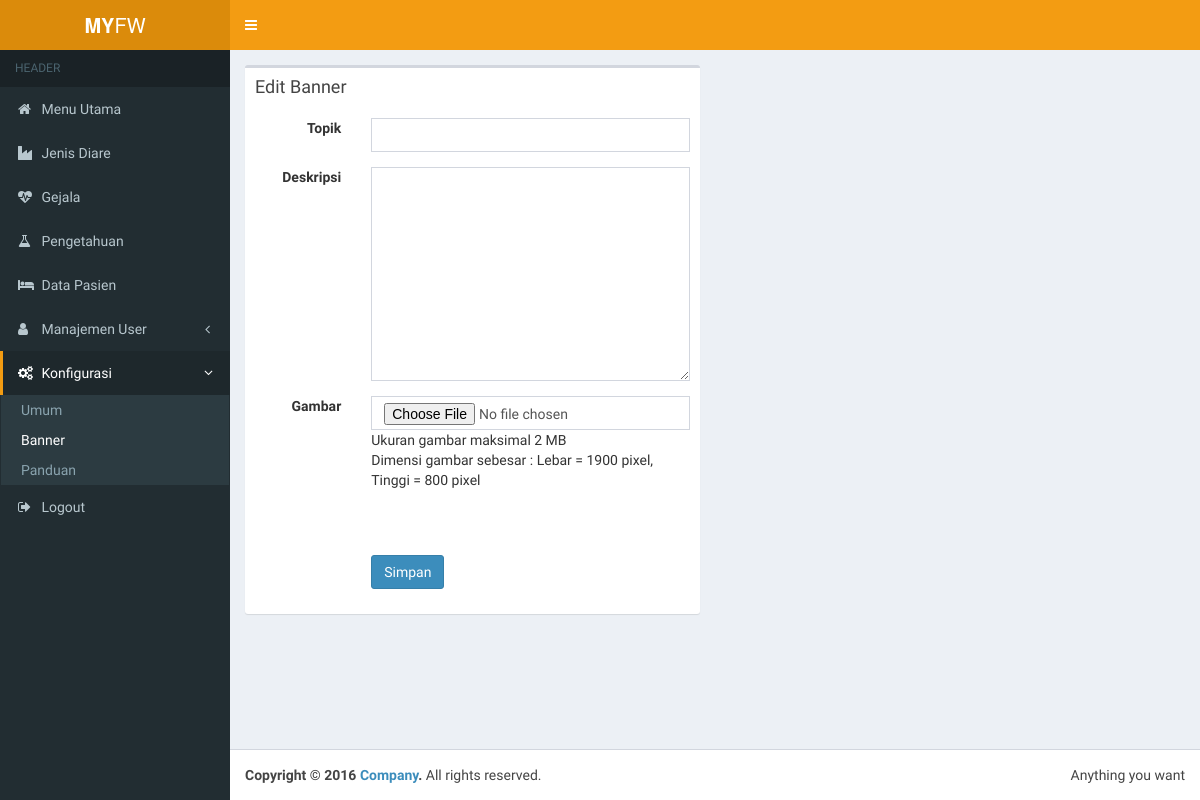
The page /admin/konfigurasi/banner (signed in) on the database as committed earlier.
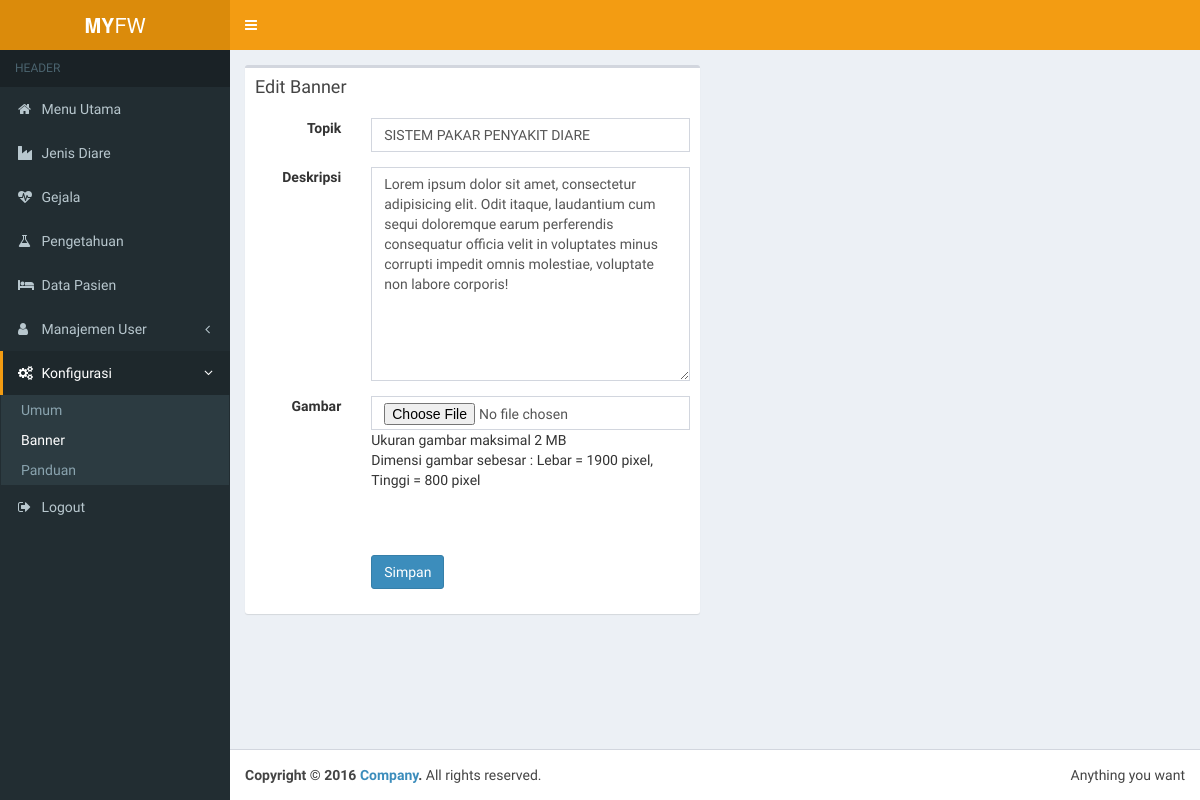
The same page on the database as committed later.
### tables this page shows
CREATE TABLE `tbl_konfigurasi` (
  `id_konfigurasi` int(1) NOT NULL,
  `nama_instansi` varchar(100) NOT NULL,
  `nama_pimpinan` varchar(100) NOT NULL,
  `provinsi` varchar(128) NOT NULL,
  `kabupaten` varchar(128) NOT NULL,
  `kecamatan` varchar(128) NOT NULL,
  `alamat` text NOT NULL,
  `kontak_person` varchar(20) NOT NULL,
  `head_panduan` text NOT NULL,
  `panduan` text NOT NULL,
  `banner` varchar(200) NOT NULL,
  `topik_banner` text NOT NULL,
  `deskripsi_banner` text NOT NULL
);

### application/modules/admin/views/layout/wrapper.php (called while the page is built)
<?php require_once('head.php') ?>
<?php require_once('header.php') ?>
<?php require_once('nav.php') ?>
<?php require_once('content.php') ?>
<?php require_once('footer.php') ?>

### application/modules/admin/controllers/Konfigurasi.php (called while the page is built, shortened)
<?php
class Konfigurasi extends CI_Controller
{
    public function banner()
    {
        $konfigurasi = $this->Crud_model->listingOne('tbl_konfigurasi', 'id_konfigurasi', '1');
        $data = [
            'konfigurasi'   => $konfigurasi,
            'content'       => 'admin/konfigurasi/banner'
        ];
        $this->load->view('admin/layout/wrapper', $data, FALSE);
    }
}

### index.php (called while the page is built, shortened)
<?php
require_once BASEPATH.'core/CodeIgniter.php';

### application/modules/admin/views/layout/content.php (called while the page is built)
<?php
if ($content) {
    $this->load->view($content);
} else {
    echo "halaman tidak ditemukan";
}

### application/models/Crud_model.php (called while the page is built, shortened)
<?php
class Crud_model extends CI_Model
{
    public function listingOne($table, $field, $where)
    {
        $query = $this->db->select('*')
            ->from($table)
            ->where($field, $where)
            ->get();
        return $query->row();
    }
}

### application/modules/admin/views/konfigurasi/banner.php (the view, shortened to what this page needs)
<div class="row">
  <div class="col-md-6">
    <div class="box">
      <div class="box-header">
        <h3 class="box-title">Edit Banner</h3>
      </div>
      <div class="box-body">
        <?= form_open_multipart(base_url('admin/konfigurasi/banner')) ?>
        <form action="" method="post">
          <div class="form-group">
            <div class="row">
              <div class="col-md-3">
                <label for="" class="pull-right">Topik</label>
              </div>
              <div class="col-md-9">
                <input type="text" name="topik_banner" class="form-control" value="<?= $konfigurasi->topik_banner ?>">
              </div>
            </div>
          </div>
          <div class="form-group">
            <div class="row">
              <div class="col-md-3">
                <label for="" class="pull-right">Deskripsi</label>
              </div>
              <div class="col-md-9">
                <textarea name="deskripsi_banner" class="form-control" id="" cols="30" rows="10"><?= $konfigurasi->deskripsi_banner ?></textarea>
              </div>
            </div>
          </div>
          <div class="form-group">
            <div class="row">
              <div class="col-md-3">
                <label for="" class="pull-right">Gambar</label>
              </div>
              <div class="col-md-9">
                <input type="file" class="form-control" name="banner">
                <p>
                  Ukuran gambar maksimal 2 MB <br>
                  Dimensi gambar sebesar : Lebar = 1900 pixel, Tinggi = 800 pixel
                </p>
                <br>
              </div>
            </div>
          </div>
          <div class="form-group">
            <div class="row">
              <div class="col-md-3">
              </div>
              <div class="col-md-9">
                <button type="submit" class="btn btn-primary">Simpan</button>
              </div>
            </div>
          </div>
        </form>
        <?= form_close() ?>
      </div>
    </div>
  </div>
</div>

### application/third_party/MX/Loader.php (shortened to what this page needs)
<?php (defined('BASEPATH')) or exit('No direct script access allowed');
class MX_Loader extends CI_Loader
{
	protected $_module;
	public $_ci_cached_vars = array();
	public function initialize($controller = NULL)
	{
		$this->_module = CI::$APP->router->fetch_module();
	}
	public function database($params = '', $return = FALSE, $query_builder = NULL)
	{
		CI::$APP->db = DB($params, $query_builder);
		return $this;
	}
	public function view($view, $vars = array(), $return = FALSE)
	{
		list($path, $_view) = Modules::find($view, $this->_module, 'views/');
		if ($path != FALSE) {
			$this->_ci_view_paths = array($path => TRUE) + $this->_ci_view_paths;
			$view = $_view;
		}
		if (method_exists($this, '_ci_object_to_array')) {
			return $this->_ci_load(array('_ci_view' => $view, '_ci_vars' => $this->_ci_object_to_array($vars), '_ci_return' => $return));
		} else {
			return $this->_ci_load(array('_ci_view' => $view, '_ci_vars' => $this->_ci_prepare_view_vars($vars), '_ci_return' => $return));
		}
	}
	public function __get($class)
	{
		return (isset($this->controller)) ? $this->controller->$class : CI::$APP->$class;
	}
	public function _ci_load($_ci_data)
	{
		extract($_ci_data);
		if (isset($_ci_view)) {
			$_ci_path = '';
			$_ci_file = (pathinfo($_ci_view, PATHINFO_EXTENSION)) ? $_ci_view : $_ci_view . EXT;
			foreach ($this->_ci_view_paths as $path => $cascade) {
				if (file_exists($view = $path . $_ci_file)) {
					$_ci_path = $view;
					break;
				}
			}
		} elseif (isset($_ci_path)) {
			$_ci_file = basename($_ci_path);
			if (!file_exists($_ci_path)) $_ci_path = '';
		}
		if (isset($_ci_vars))
			$this->_ci_cached_vars = array_merge($this->_ci_cached_vars, (array)$_ci_vars);
		extract($this->_ci_cached_vars);
		if ((bool)@ini_get('short_open_tag') === FALSE && CI::$APP->config->item('rewrite_short_tags') == TRUE) {
			echo eval('?>' . preg_replace("/;*\s*\?>/", "; ?>", str_replace('<?=', '<?php echo ', file_get_contents($_ci_path))));
		} else {
			include($_ci_path);
		}
		if (ob_get_level() > $this->_ci_ob_level + 1) {
			ob_end_flush();
		} else {
			CI::$APP->output->append_output(ob_get_clean());
		}
	}
}

### application/modules/admin/views/layout/head.php (shortened to what this page needs)
<?php $konfigurasi = $this->Crud_model->listingOne('tbl_konfigurasi', 'id_konfigurasi', '1'); ?>
<!DOCTYPE html>
<html>
<head>
  <link rel="stylesheet" href="<?= base_url('assets/admin/') ?>bower_components/bootstrap/dist/css/bootstrap.min.css">
  <link rel="stylesheet" href="<?= base_url('assets/admin/') ?>bower_components/font-awesome/css/font-awesome.min.css">
  <link rel="stylesheet" href="<?= base_url('assets/admin/') ?>bower_components/Ionicons/css/ionicons.min.css">
  <link rel="stylesheet" href="<?= base_url('assets/admin/') ?>bower_components/datatables.net-bs/css/dataTables.bootstrap.min.css">
  <link rel="stylesheet" href="<?= base_url('assets/admin/') ?>bower_components/select2/dist/css/select2.min.css">
  <link rel="stylesheet" href="<?= base_url('assets/admin/') ?>dist/css/AdminLTE.min.css">
  <link rel="stylesheet" href="<?= base_url('assets/admin/') ?>dist/css/skins/skin-yellow.min.css">
</head>
<body class="hold-transition skin-yellow sidebar-mini">
  <div class="wrapper">

### application/modules/admin/views/layout/header.php (shortened to what this page needs)
<header class="main-header">
    <a href="#" class="logo">
        <span class="logo-lg"><b>MY</b>FW</span>
    </a>
    <nav class="navbar navbar-static-top" role="navigation">
        <a href="#" class="sidebar-toggle" data-toggle="push-menu" role="button">
        </a>
        <div class="navbar-custom-menu">
            <ul class="nav navbar-nav">
                <li class="dropdown user user-menu">
                    <a href="#" class="dropdown-toggle" data-toggle="dropdown">
                    </a>
                </li>
            </ul>
        </div>
    </nav>
</header>

### application/modules/admin/views/layout/nav.php (shortened to what this page needs)
<aside class="main-sidebar">
    <section class="sidebar">
        <ul class="sidebar-menu" data-widget="tree">
            <li class="header">HEADER</li>
            <li class="<?php if ($this->uri->segment(2) == "dashboard") {
                            echo "active";
                        }
                        ?>"><a href="<?php echo base_url('admin/dashboard')
                                        ?>"><i class="fa fa-home"></i> <span>Menu Utama</span></a></li>
            <li class="<?php if ($this->uri->segment(2) == "jenis") {
                            echo "active";
                        }
                        ?>"><a href="<?php echo base_url('admin/jenis')
                                        ?>"><i class="fa fa-industry"></i> <span>Jenis Diare</span></a></li>
            <li class="<?php if ($this->uri->segment(2) == "gejala") {
                            echo "active";
                        }
                        ?>"><a href="<?php echo base_url('admin/gejala')
                                        ?>"><i class="fa fa-heartbeat"></i> <span>Gejala</span></a></li>
            <li class="<?php if ($this->uri->segment(2) == "pengetahuan") {
                            echo "active";
                        }
                        ?>"><a href="<?php echo base_url('admin/pengetahuan')
                                        ?>"><i class="fa fa-flask"></i> <span>Pengetahuan</span></a></li>
            <li class="<?php if ($this->uri->segment(2) == "pasien") {
                            echo "active";
                        }
                        ?>"><a href="<?php echo base_url('admin/pasien')
                                        ?>"><i class="fa fa-hotel"></i> <span>Data Pasien</span></a></li>
            <li class="treeview <?php if ($this->uri->segment(2) == "user") {
                                    echo "active";
                                } ?>">
                <a href="#"><i class="fa fa-user"></i> <span>Manajemen User</span>
                    <span class="pull-right-container">
                        <i class="fa fa-angle-left pull-right"></i>
                    </span>
                </a>
            </li>
            <li class="treeview <?php if ($this->uri->segment(2) == "konfigurasi") {
                                    echo "active";
                                } ?>">
                <a href="#"><i class="fa fa-cogs"></i> <span>Konfigurasi</span>
                    <span class="pull-right-container">
                        <i class="fa fa-angle-left pull-right"></i>
                    </span>
                </a>
                <ul class="treeview-menu">
                    <li class="<?php if ($this->uri->segment(3) == "index") {
                                    echo "active";
                                } ?>"><a href="<?= base_url('admin/konfigurasi/index') ?>">Umum</a></li>
                    <li class="<?php if ($this->uri->segment(3) == "banner") {
                                    echo "active";
                                } ?>"><a href="<?= base_url('admin/konfigurasi/banner') ?>">Banner</a></li>
                    <li class="<?php if ($this->uri->segment(3) == "panduan") {
                                    echo "active";
                                } ?>"><a href="<?= base_url('admin/konfigurasi/panduan') ?>">Panduan</a></li>
                </ul>
            </li>
            <li class="<?php if ($this->uri->segment(2) == "logout") {
                            echo "active";
                        }
                        ?>"><a href="<?php echo base_url('admin/logout')
                                        ?>"><i class="fa fa-sign-out"></i> <span>Logout</span></a></li>
        </ul>
    </section>
</aside>
<div class="content-wrapper">
    <section class="content container-fluid">

### application/modules/admin/views/layout/footer.php (shortened to what this page needs)
</section>
</div>
<footer class="main-footer">
    <div class="pull-right hidden-xs">
        Anything you want
    </div>
    <strong>Copyright &copy; 2016 <a href="#">Company</a>.</strong> All rights reserved.
</footer>
</div>
</body>
</html>

Rows that differ between the two databases and show on the page:
now on this page (row edited): tbl_konfigurasi: topik_banner "SISTEM PAKAR PENYAKIT DIARE", deskripsi_banner "Lorem ipsum dolor sit amet, consectetur adipisicing elit. Odit itaque, laudantium cum sequi doloremque earum perferendis consequatur officia velit in voluptates minus corrupti impedit omnis molestiae, voluptate non labore corporis!"
